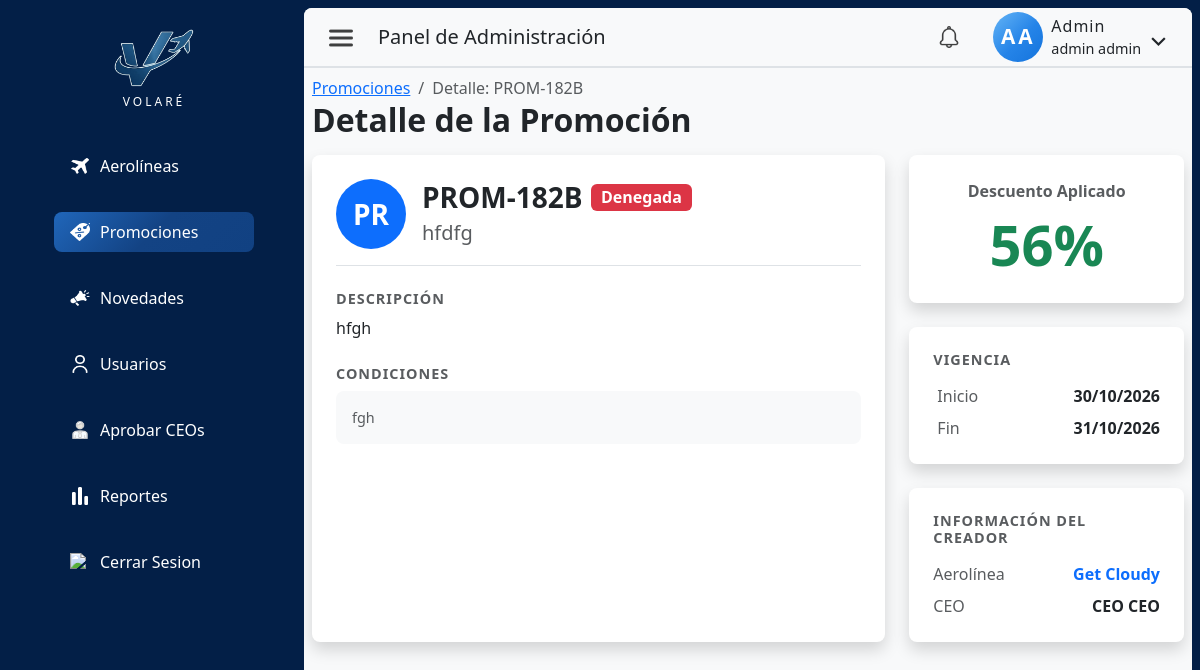
The page /index.php?pagina=promociones&seccion=detalle&id=10 (signed in) on the database its author committed.
### tables this page shows
CREATE TABLE `promocion` (
  `idPromocion` int NOT NULL AUTO_INCREMENT,
  `codigo` varchar(20) NOT NULL,
  `idAerolinea` int NOT NULL,
  `idUsuarioCreador` int NOT NULL,
  `idVuelo` int DEFAULT NULL,
  `codigoOrigen` char(3) DEFAULT NULL,
  `codigoDestino` char(3) DEFAULT NULL,
  `nombre` varchar(150) NOT NULL,
  `descripcion` text,
  `descuentoPorcentaje` decimal(5,2) NOT NULL,
  `fechaInicio` date NOT NULL,
  `fechaFin` date NOT NULL,
  `estado` enum('Pendiente','Aprobada','Denegada') NOT NULL DEFAULT 'Pendiente',
  `condiciones` text,
  `acumulable` tinyint(1) NOT NULL DEFAULT '0',
  `fechaCreacion` datetime NOT NULL DEFAULT CURRENT_TIMESTAMP,
  `notificacion_vista` tinyint(1) DEFAULT '0',
  PRIMARY KEY (`idPromocion`),
  UNIQUE KEY `codigo_UNIQUE` (`codigo`),
  KEY `fk_promocion_aerolinea_idx` (`idAerolinea`),
  KEY `fk_promocion_usuario_idx` (`idUsuarioCreador`),
  KEY `fk_promocion_vuelo_idx` (`idVuelo`),
  KEY `idx_promocion_alcance` (`idAerolinea`,`idVuelo`,`codigoOrigen`,`codigoDestino`),
  CONSTRAINT `fk_promocion_aerolinea` FOREIGN KEY (`idAerolinea`) REFERENCES `aerolinea` (`idAerolinea`) ON DELETE CASCADE,
  CONSTRAINT `fk_promocion_usuario` FOREIGN KEY (`idUsuarioCreador`) REFERENCES `usuario` (`idUsuario`) ON DELETE CASCADE,
  CONSTRAINT `fk_promocion_vuelo` FOREIGN KEY (`idVuelo`) REFERENCES `vuelo` (`idVuelo`) ON DELETE SET NULL
);

CREATE TABLE `aerolinea` (
  `idAerolinea` int NOT NULL AUTO_INCREMENT,
  `nombreAerolinea` varchar(50) NOT NULL,
  `codigoIATA` varchar(5) NOT NULL,
  `descripcion` varchar(200) DEFAULT NULL,
  `codPais` varchar(3) NOT NULL,
  `email` varchar(250) NOT NULL,
  `logoUrl` varchar(500) DEFAULT NULL,
  `activo` tinyint NOT NULL DEFAULT '1',
  `logoPublicId` varchar(500) DEFAULT NULL,
  `fechaCreacion` datetime NOT NULL DEFAULT CURRENT_TIMESTAMP,
  PRIMARY KEY (`idAerolinea`),
  UNIQUE KEY `codigoIATA_UNIQUE` (`codigoIATA`),
  UNIQUE KEY `email_UNIQUE` (`email`)
);

CREATE TABLE `usuario` (
  `idUsuario` int NOT NULL AUTO_INCREMENT,
  `nombre` varchar(50) NOT NULL,
  `apellido` varchar(50) NOT NULL,
  `tipoDocumento` enum('DNI','pasaporte','lc','le') NOT NULL,
  `nroDocumento` varchar(50) NOT NULL,
  `contrasena` varchar(255) NOT NULL,
  `email` varchar(255) NOT NULL,
  `telefono` varchar(45) NOT NULL,
  `fechaNacimiento` date NOT NULL,
  `rol` enum('cliente','ceo','admin') NOT NULL DEFAULT 'cliente',
  `activo` tinyint NOT NULL DEFAULT '0',
  `emailVerificado` tinyint NOT NULL DEFAULT '0',
  `fecha_hora_autorizacion` datetime DEFAULT NULL,
  `tokenVerificacion` varchar(64) DEFAULT NULL,
  `idAerolinea` int DEFAULT NULL,
  `fechaCreacion` datetime NOT NULL DEFAULT CURRENT_TIMESTAMP,
  `notificacion_vista` tinyint(1) DEFAULT '0',
  PRIMARY KEY (`idUsuario`),
  UNIQUE KEY `uk_documento` (`tipoDocumento`,`nroDocumento`),
  UNIQUE KEY `email_UNIQUE` (`email`),
  UNIQUE KEY `idUsuario_UNIQUE` (`idUsuario`),
  UNIQUE KEY `nroDocumento_UNIQUE` (`nroDocumento`),
  KEY `fk_usuario_1_idx` (`idAerolinea`),
  CONSTRAINT `fk_usuario_1` FOREIGN KEY (`idAerolinea`) REFERENCES `aerolinea` (`idAerolinea`)
);

### src/config/app.php (called while the page is built, shortened)
<?php
function url(string $path = ''): string {
    $path = ltrim($path, '/');
    return APP_BASE . '/' . $path;
}

### src/controllers/PromocionController.php (called while the page is built, shortened)
<?php
class PromocionController {
    private $conexion;
    public function __construct($conexion) {
        $this->conexion = $conexion;
    }
    public function obtenerPorId(int $id): ?array {
        $stmt = mysqli_prepare($this->conexion,
            "SELECT p.*, a.nombreAerolinea, a.codigoIATA,
                    u.nombre AS ceoNombre, u.apellido AS ceoApellido
            FROM promocion p
            JOIN aerolinea a ON p.idAerolinea = a.idAerolinea
            JOIN usuario   u ON p.idUsuarioCreador = u.idUsuario
            WHERE p.idPromocion = ?");
        mysqli_stmt_bind_param($stmt, 'i', $id);
        mysqli_stmt_execute($stmt);
        $fila = mysqli_fetch_assoc(mysqli_stmt_get_result($stmt));
        return $fila ?: null;
    }
}

### src/views/admin/promocionesAdminDetalle.php (the view, shortened to what this page needs)
<?php
require_once __DIR__ . '/../../controllers/PromocionController.php';
$ctrl = new PromocionController($link);
$id = (int)($_GET['id'] ?? 0);
$promo = $ctrl->obtenerPorId($id);
$fInicio = !empty($promo['fechaInicio']) ? date('d/m/Y', strtotime($promo['fechaInicio'])) : '—';
$fFin = !empty($promo['fechaFin']) ? date('d/m/Y', strtotime($promo['fechaFin'])) : '—';
$aerolinea = $promo['nombreAerolinea'] ?? '—';
$ceo = trim(($promo['ceoNombre'] ?? '') . ' ' . ($promo['ceoApellido'] ?? ''));
$estado = $promo['estado'] ?? 'Pendiente';
function badgeEstadoPromoDetalle(string $estado): string {
    return match ($estado) {
        'Aprobada' => 'text-bg-success',
        'Denegada' => 'text-bg-danger',
        default    => 'text-bg-warning',
    };
}
?>
<div>
    <nav class="breadcrumbCont" aria-label="breadcrumb">
        <ol class="breadcrumb">
            <li class="breadcrumb-item"><a href="<?= url('index.php?pagina=promociones&seccion=listado') ?>">Promociones</a></li>
            <li class="breadcrumb-item active" aria-current="page">Detalle: <?= htmlspecialchars($promo['codigo'] ?? '') ?></li>
        </ol>
    </nav>
    <div class="d-flex justify-content-between align-items-center mb-3">
        <h2 class="m-0 fs-2 fw-bold">Detalle de la Promoción</h2>
    </div>
    <div class="row g-4">
        <div class="col-12 col-lg-8">
            <div class="bg-white shadow rounded-3 p-4 h-100">
                <div class="d-flex align-items-center gap-3 mb-4 border-bottom pb-3">
                    <div class="rounded-circle bg-primary d-flex align-items-center justify-content-center flex-shrink-0" style="width:70px; height:70px;">
                        <span class="text-white fw-bold text-uppercase fs-3"><?= htmlspecialchars(substr($promo['codigo'] ?? 'PR', 0, 2)) ?></span>
                    </div>
                    <div>
                        <div class="d-flex align-items-center gap-2 mb-1">
                            <h3 class="fw-bold m-0 text-uppercase"><?= htmlspecialchars($promo['codigo'] ?? '') ?></h3>
                            <span class="badge <?= badgeEstadoPromoDetalle($estado) ?> fs-6">
                                <?= htmlspecialchars($estado) ?>
                            </span>
                        </div>
                        <p class="text-muted m-0 fs-5"><?= htmlspecialchars($promo['nombre'] ?? '') ?></p>
                    </div>
                </div>
                <div class="mb-4">
                    <h5 class="fw-semibold text-muted mb-2" style="font-size:0.9rem; text-transform:uppercase; letter-spacing:1px;">Descripción</h5>
                    <p class="text-dark m-0" style="line-height:1.6;">
                        <?= !empty($promo['descripcion']) ? nl2br(htmlspecialchars($promo['descripcion'])) : 'Sin descripción detallada.' ?>
                    </p>
                </div>
                <div>
                    <h5 class="fw-semibold text-muted mb-2" style="font-size:0.9rem; text-transform:uppercase; letter-spacing:1px;">Condiciones</h5>
                    <div class="bg-light rounded-3 p-3">
                        <p class="text-muted m-0" style="font-size:0.9rem; line-height:1.5;">
                            <?= !empty($promo['condiciones']) ? nl2br(htmlspecialchars($promo['condiciones'])) : 'Sin condiciones especificadas.' ?>
                        </p>
                    </div>
                </div>
            </div>
        </div>
        <div class="col-12 col-lg-4">
            <div class="bg-white shadow rounded-3 p-4 mb-4 text-center">
                <p class="text-muted fw-semibold m-0 mb-2">Descuento Aplicado</p>
                <h1 class="display-4 fw-bold text-success m-0"><?= (float)($promo['descuentoPorcentaje'] ?? 0) ?>%</h1>
            </div>
            <div class="bg-white shadow rounded-3 p-4 mb-4">
                <h5 class="fw-semibold text-muted mb-3" style="font-size:0.9rem; text-transform:uppercase; letter-spacing:1px;">Vigencia</h5>
                <div class="d-flex justify-content-between align-items-center mb-2">
                    <span class="text-muted"><i class="bi bi-calendar-event me-1"></i> Inicio</span>
                    <span class="fw-semibold"><?= $fInicio ?></span>
                </div>
                <div class="d-flex justify-content-between align-items-center">
                    <span class="text-muted"><i class="bi bi-calendar-x me-1"></i> Fin</span>
                    <span class="fw-semibold"><?= $fFin ?></span>
                </div>
            </div>
            <div class="bg-white shadow rounded-3 p-4">
                <h5 class="fw-semibold text-muted mb-3" style="font-size:0.9rem; text-transform:uppercase; letter-spacing:1px;">Información del Creador</h5>
                <div class="d-flex justify-content-between align-items-center mb-2">
                    <span class="text-muted">Aerolínea</span>
                    <span class="fw-semibold text-primary"><?= htmlspecialchars($aerolinea) ?></span>
                </div>
                <div class="d-flex justify-content-between align-items-center">
                    <span class="text-muted">CEO</span>
                    <span class="fw-semibold"><?= $ceo !== '' ? htmlspecialchars($ceo) : '—' ?></span>
                </div>
            </div>
        </div>
    </div>
</div>

### public/css/admin.css (style rules this page uses)
html, body { height: 100%; overflow: auto; }
body { margin: 0; padding: 0; background-color: #031f47; }
.breadcrumbCont { height: 25px; }

### rows shown on the page
promocion: codigo "PROM-182B", codigo "PR", estado "Denegada", nombre "hfdfg", descripcion "hfgh", condiciones "fgh", descuentoPorcentaje "56", fechaInicio "30/10/2026", fechaFin "31/10/2026", idAerolinea.nombreAerolinea "Get Cloudy", idUsuarioCreador.apellido "CEO CEO"

### other values the page prints
$link['label'] "Aerolíneas"
$link['label'] "Promociones"
$link['label'] "Novedades"
$link['label'] "Usuarios"
$link['label'] "Aprobar CEOs"
$link['label'] "Reportes"
$rol "Admin"
$usuario['nombre'] "admin"
$usuario['apellido'] "admin"
